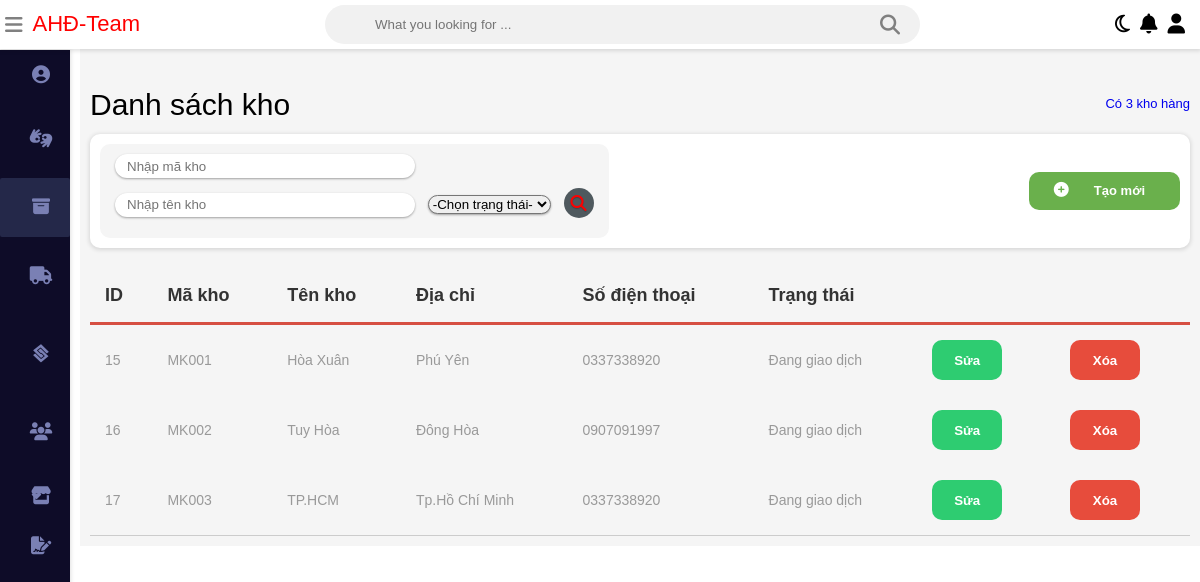
/QuanLyHangHoa/admin/warehouse.php, run on the app's committed database.
### tables this page shows
CREATE TABLE `kho` (
  `id` int(11) NOT NULL,
  `makho` varchar(256) NOT NULL,
  `tenkho` varchar(256) NOT NULL,
  `diachi` varchar(256) NOT NULL,
  `sodienthoai` int(12) NOT NULL,
  `status` int(2) NOT NULL
);

### QuanLyHangHoa/database/database.php (called while the page is built, shortened)
<?php
    $db = new database(HOST, DB_USER, DB_PASSWORD, DB_NAME);
    class database {
        public $connection;
        function __construct($host, $db_user, $db_pass, $db_name){
            $this->connection = new mysqli($host, $db_user, $db_pass, $db_name);
        }
        function getData($sql){
            $result = $this->connection->query($sql);
            $data = [];
            if($result->num_rows > 0){
                while($row = $result->fetch_assoc()){
                    $data[] = $row;
                }
            }
            return $data;
        }
    }
?>

### QuanLyHangHoa/admin/warehouse.php (the view, shortened to what this page needs)
<?php
	require_once('../database/database.php');
	$sqlK = "SELECT * FROM kho WHERE status = '1'";
	$resultK = $db->getData($sqlK);
	$rowdem = count($resultK);
?>
<!DOCTYPE html>
<html>
<head>
<link rel="stylesheet" type="text/css"
	href="../static/css/main.css">
<link rel="stylesheet"
	href="https://stackpath.bootstrapcdn.com/font-awesome/4.7.0/css/font-awesome.min.css">
<link rel="stylesheet"
	href="../static/css/_grid.css">
<link rel="stylesheet"
	href="../static/css/owl.carousel.min.css">
<link rel="stylesheet"
	href="../static/css/owl.theme.default.min.css">
</head>
<body class="body">
	<div class="wrapper">
		<div class="nav d-flex">
			<div class="nav__left d-flex">
				<div class="nav__left--icon">
					<i class="fa fa-bars" aria-hidden="true"></i>
				</div>
				<div class="nav__left--loo" style="color: red;">AHĐ-Team</div>
			</div>
			<div class="nav__search">
				<input class="search" type="text"
					placeholder="What you looking for ..."><i
					class="fa fa-search" aria-hidden="true"></i>
			</div>
			<ul class="nav__right d-flex">
				<li class="nav__right--item"><a class="nav__right--link"><i
						class="fa fa-moon-o" aria-hidden="true"></i></a></li>
				<li class="nav__right--item"><a class="nav__right--link"><i
						class="fa fa-bell" aria-hidden="true"></i></a></li>
				<li class="nav__right--item"><a
					class="nav__right--link dropdown1"><i class="fa fa-user"
						aria-hidden="true"></i></a>
					</li>
			</ul>
		</div>
		<div class="sidebar">
			<ul class="sidebar__nav">
				<li class="sidebar__nav--item"><a class="sidebar__nav--link"
					href="admin.php">
						<div class="sidebar__nav--icon">
							<i class="fas fa-user-circle" aria-hidden="true"></i>
						</div>
				</a></li>
				<li class="sidebar__nav--item"><a class="sidebar__nav--link"
					href="goods.php">
						<div class="sidebar__nav--icon">
							<i class="fa fa-american-sign-language-interpreting"
								aria-hidden="true"></i>
						</div>
				</a></li>
				<li class="sidebar__nav--item"><a
					class="sidebar__nav--link acitve">
						<div class="sidebar__nav--icon">
							<i class="fa fa-archive" aria-hidden="true"></i>
						</div>
				</a></li>
				<li class="sidebar__nav--item"><a class="sidebar__nav--link"
					href="customer.php">
						<div class="sidebar__nav--icon">
							<i class="fa fa-truck" aria-hidden="true"></i>
						</div>
				</a></li>
				<li class="sidebar__nav--item"><a class="sidebar__nav--link"
					href="supplier.php">
						<div class="sidebar__nav--icon">
							<i class="fab fa-staylinked"></i>
						</div>
				</a></li>
				<li class="sidebar__nav--item"><a class="sidebar__nav--link"
					href="user.php">
						<div class="sidebar__nav--icon">
							<i class="fa fa-users" aria-hidden="true"></i>
						</div>
				</a></li>
				<li class="sidebar__nav--item" data-block="id1">
			<a
				class="sidebar__nav--link ">
					<div class="sidebar__nav--icon">
						<i class="fas fa-store"></i>
					</div>
					<div class="icon">
						<i class="fa fa-caret-down" aria-hidden="true"></i>
					</div>
			</a>
				</li>
				<li class="sidebar__nav--item" data-block="id2"><a
				class="sidebar__nav--link">
					<div class="sidebar__nav--icon">
						<i class="fas fa-file-signature"></i>
					</div>
					<div class="icon">
						<i class="fa fa-caret-down" aria-hidden="true"></i>
					</div>
			</a>
					</li>
			</ul>
		</div>
		<div class="table">
			<div class="table__txt d-flex">
				<div class="table__txt--title">
					<h2>Danh sách kho</h2>
				</div>
				<ul class="table__txt--link">
					<li class="table__txt--item"><a href="warehouse.php" class="acitve">Có <?php echo $rowdem;?> kho hàng</a></li>
				</ul>
			</div>
			<div class="table__top d-flex">
				<form action="" method="POST">
						<div class="table__top--filter">
							<input style="width: 300px; height: 20px;" type="text"
								name="matk" value="" placeholder="Nhập mã kho">
							<div class="table__search" style="margin: 1rem 0;">
								<input style="width: 300px; height: 20px;" type="text"
									name="tentk" value="" placeholder="Nhập tên kho">
									<select name="trangthaitk" id="" aria-placeholder="Trạng thái">
									<option value="0">-Chọn trạng thái-</option>
								</select>
								<button name="timkiem" style="color: red;">
								<i class="fa fa-search" aria-hidden="true"></i>
								</button>
							</div>
						</div>
					</form>
				<div class="table__top--add">
					<i class="fa fa-plus-circle" aria-hidden="true"></i><a class="btn"
						href="./warehouse/add-warehouse.php">Tạo mới</a>
				</div>
			</div>
			<span>
						</span>
			<div class="table__main">
				<table>
					<thead>
						<tr>
							<th>ID</th>
							<th>Mã kho</th>
							<th>Tên kho</th>
							<th>Địa chỉ</th>
							<th>Số điện thoại</th>
							<th>Trạng thái</th>
						</tr>
					</thead>
					<tbody>
						<?php
							foreach($resultK as $rowK){
						?>
							<tr>
								<td><?php echo $rowK['id'];?></td>
								<td><?php echo $rowK['makho'];?></td>
								<td><?php echo $rowK['tenkho'];?></td>
								<td><?php echo $rowK['diachi'];?></td>
								<?php $dv=$rowK['sodienthoai'];?>
								<td><?php echo "0"."$dv"?></td>
								<?php if($rowK["status"] == 1){ ?>
									<td>Đang giao dịch</td>
									<?php } elseif($rowK["status"] == 2){?>
									<td>Ngừng giao dịch</td>
								<?php } ?>
								<td class="edit">
								<a href="./warehouse/edit-warehouse.php?id=<?php echo $rowK['id'];?>"><button name="edit_kho" id="edit">Sửa</button></a>
								</td>
								<td class="delete"><a
								href="./warehouse/delete-warehouse.php?id=<?php echo $rowK['id'];?>"
								onclick="return window.confirm('Bạn có muốn xóa <?php echo $rowK['tenkho'];?> không?');">
										<button id="delete">Xóa</button>
								</a></td>
							</tr>
						<?php } ?>
					</tbody>
				</table>
			</div>
		</div>
	</div>
</body>
</html>

### QuanLyHangHoa/static/css/_grid.css (style rules this page uses)
*, *::before, *::after { box-sizing: border-box; margin: 0; padding: 0; }
.d-flex { display: flex; align-items: center; }
.wrapper { max-width: 100%; display: block; }

### data on the page
kho: id "15", makho "MK001", tenkho "Hòa Xuân", diachi "Phú Yên", sodienthoai "337338920", status "Đang giao dịch"
kho: id "16", makho "MK002", tenkho "Tuy Hòa", diachi "Đông Hòa", sodienthoai "907091997", status "Đang giao dịch"
kho: id "17", makho "MK003", tenkho "TP.HCM", diachi "Tp.Hồ Chí Minh", sodienthoai "337338920", status "Đang giao dịch"

### other printed values
$rowdem "3"
